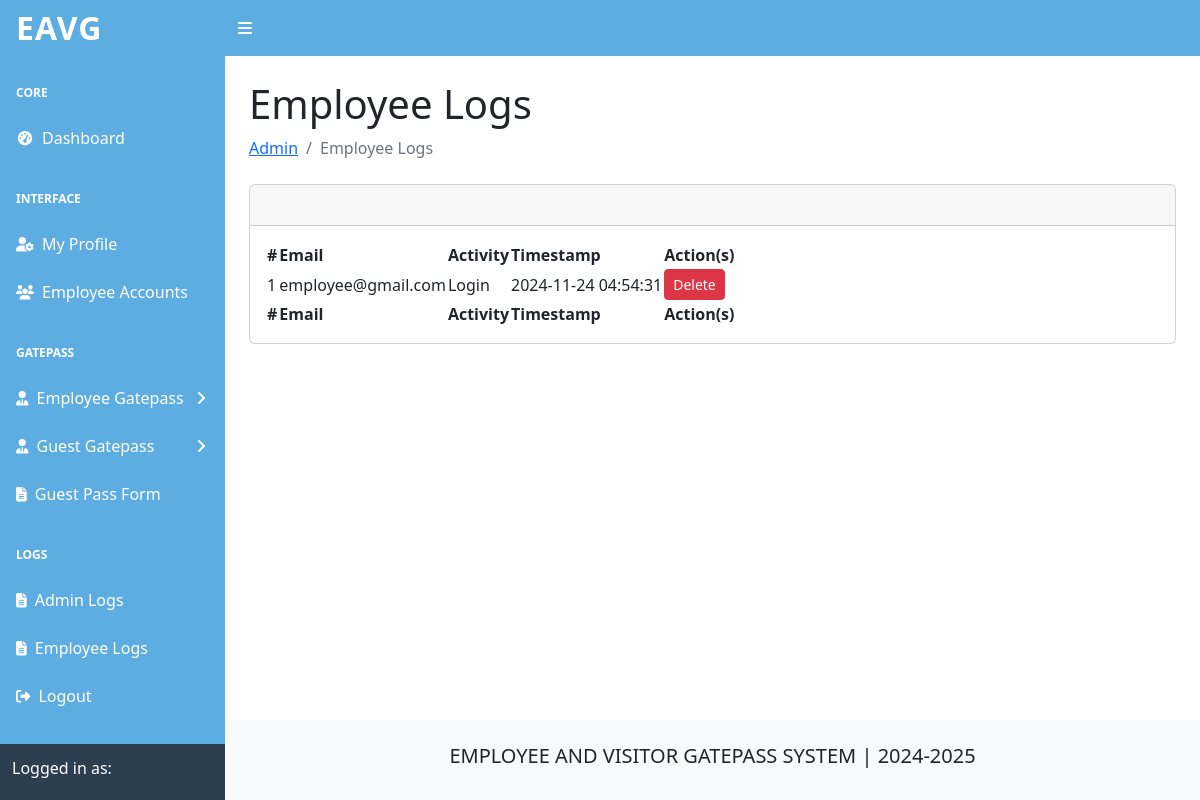
The page /admin/logs-employee.php on the database its author committed.
### tables this page shows
CREATE TABLE `employee_logs` (
  `id` int(11) NOT NULL,
  `email` varchar(100) NOT NULL,
  `activity` varchar(20) NOT NULL,
  `user_type` varchar(20) NOT NULL,
  `timestamp` timestamp NOT NULL DEFAULT current_timestamp()
);

### admin/logs-employee.php (the view, shortened to what this page needs)
<?php
    include('../includes/admin-header.php');
    $employee_logs = $connForLogs->query("SELECT * FROM `employee_logs`")->fetchAll(PDO::FETCH_ASSOC);
?>
<main>
    <div class="container-fluid px-4">
        <h1 class="mt-4">Employee Logs</h1>
        <ol class="breadcrumb mb-4">
            <li class="breadcrumb-item"><a href="admin.php">Admin</a></li>
            <li class="breadcrumb-item active">Employee Logs</li>
        </ol>
        <div class="card mb-4 mt-4">
            <div class="card-header">
                <br>
            </div>
            <div class="card-body">
                <table id="datatablesSimple">
                    <thead>
                        <tr>
                            <th>#</th>
                            <th>Email</th>
                            <th>Activity</th>
                            <th>Timestamp</th>
                            <th>Action(s)</th>
                        </tr>
                    </thead>
                    <tfoot>
                        <tr>
                            <th>#</th>
                            <th>Email</th>
                            <th>Activity</th>
                            <th>Timestamp</th>
                            <th>Action(s)</th>
                        </tr>
                    </tfoot>
                    <tbody>
                        <?php
                            $count = 1;
                            foreach ($employee_logs as $logs):
                            ?>
                            <tr>
                                <td><?php echo $count++; ?></td>
                                <td><?php echo ($logs['email']); ?></td>
                                <td><?php echo ($logs['activity']); ?></td>
                                <td><?php echo ($logs['timestamp']); ?></td>
                                <td>
                                    <form method="POST" action="" class="delete-form">
                                        <button type="submit" class="btn btn-danger btn-sm delete-button">Delete</button>
                                    </form>
                                </td>
                            </tr>
                        <?php endforeach; ?>
                    </tbody>
                </table>
            </div>
        </div>
    </div>
</main>
<?php include('../includes/footer.php');?>
<?php include('../includes/scripts.php');?>

### rows shown on the page
employee_logs: email "employee@gmail.com", activity "Login", timestamp "2024-11-24 04:54:31"
